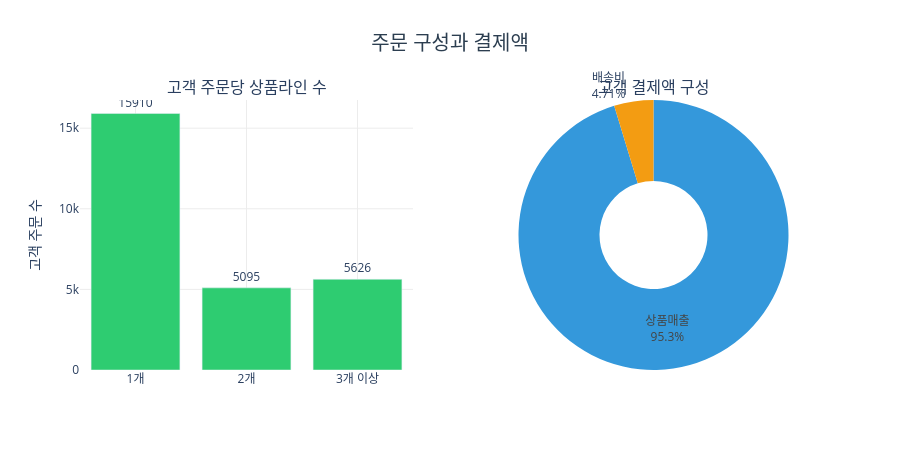

The code cell stored with this chart in its notebook:
### Code cell
fig=make_subplots(rows=1,cols=2,
    specs=[[{'type':'xy'},{'type':'domain'}]],
    subplot_titles=['고객 주문당 상품라인 수','고객 결제액 구성'])
fig.add_trace(go.Bar(x=order_profile.index.astype(str),y=order_profile.values,
    marker_color='#2ecc71',text=order_profile.values,textposition='outside',
    showlegend=False),row=1,col=1)
fig.add_trace(go.Pie(labels=payment_parts.index,values=payment_parts.values,
    hole=0.4,marker=dict(colors=['#3498db','#f39c12']),
    textinfo='label+percent',showlegend=False),row=1,col=2)
fig.update_layout(title=dict(text='주문 구성과 결제액',x=0.5,xanchor='center',
    font=dict(size=20,color='#2c3e50')),height=450,plot_bgcolor='white')
fig.update_yaxes(gridcolor='#ececec',title_text='고객 주문 수')
fig.update_xaxes(gridcolor='#ececec')
fig

### Figure 1 — Plotly figure (JSON) as saved in the notebook; plotly's stock layout.template omitted (floating-point values rounded to 4 significant figures)
{"data": [{"marker": {"color": "#2ecc71"}, "showlegend": false, "text": [15910.0, 5095.0, 5626.0], "textposition": "outside", "type": "bar", "x": ["1개", "2개", "3개 이상"], "xaxis": "x", "y": [15910, 5095, 5626], "yaxis": "y"}, {"domain": {"x": [0.55, 1], "y": [0, 1]}, "hole": 0.4, "labels": ["상품매출", "배송비"], "marker": {"colors": ["#3498db", "#f39c12"]}, "showlegend": false, "textinfo": "label+percent", "type": "pie", "values": [4840000.0, 239000.0]}], "layout": {"annotations": [{"font": {"size": 16}, "showarrow": false, "text": "고객 주문당 상품라인 수", "x": 0.225, "xanchor": "center", "xref": "paper", "y": 1, "yanchor": "bottom", "yref": "paper"}, {"font": {"size": 16}, "showarrow": false, "text": "고객 결제액 구성", "x": 0.775, "xanchor": "center", "xref": "paper", "y": 1, "yanchor": "bottom", "yref": "paper"}], "height": 450, "plot_bgcolor": "white", "title": {"font": {"color": "#2c3e50", "size": 20}, "text": "주문 구성과 결제액", "x": 0.5, "xanchor": "center"}, "xaxis": {"anchor": "y", "domain": [0, 0.45], "gridcolor": "#ececec"}, "yaxis": {"anchor": "x", "domain": [0, 1], "gridcolor": "#ececec", "title": {"text": "고객 주문 수"}}}}
